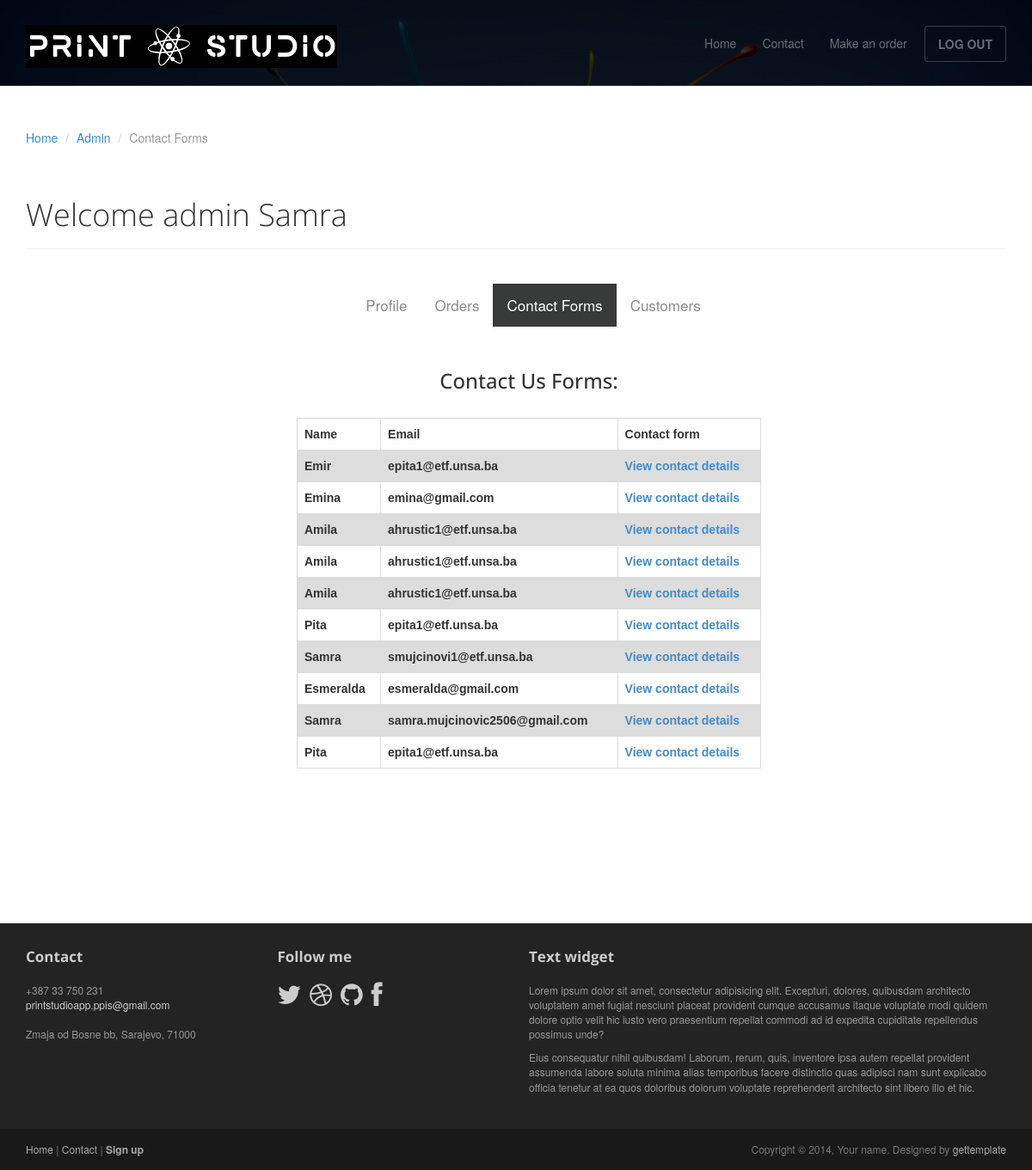
The app's page /listContactForms/ (signed in), older data.
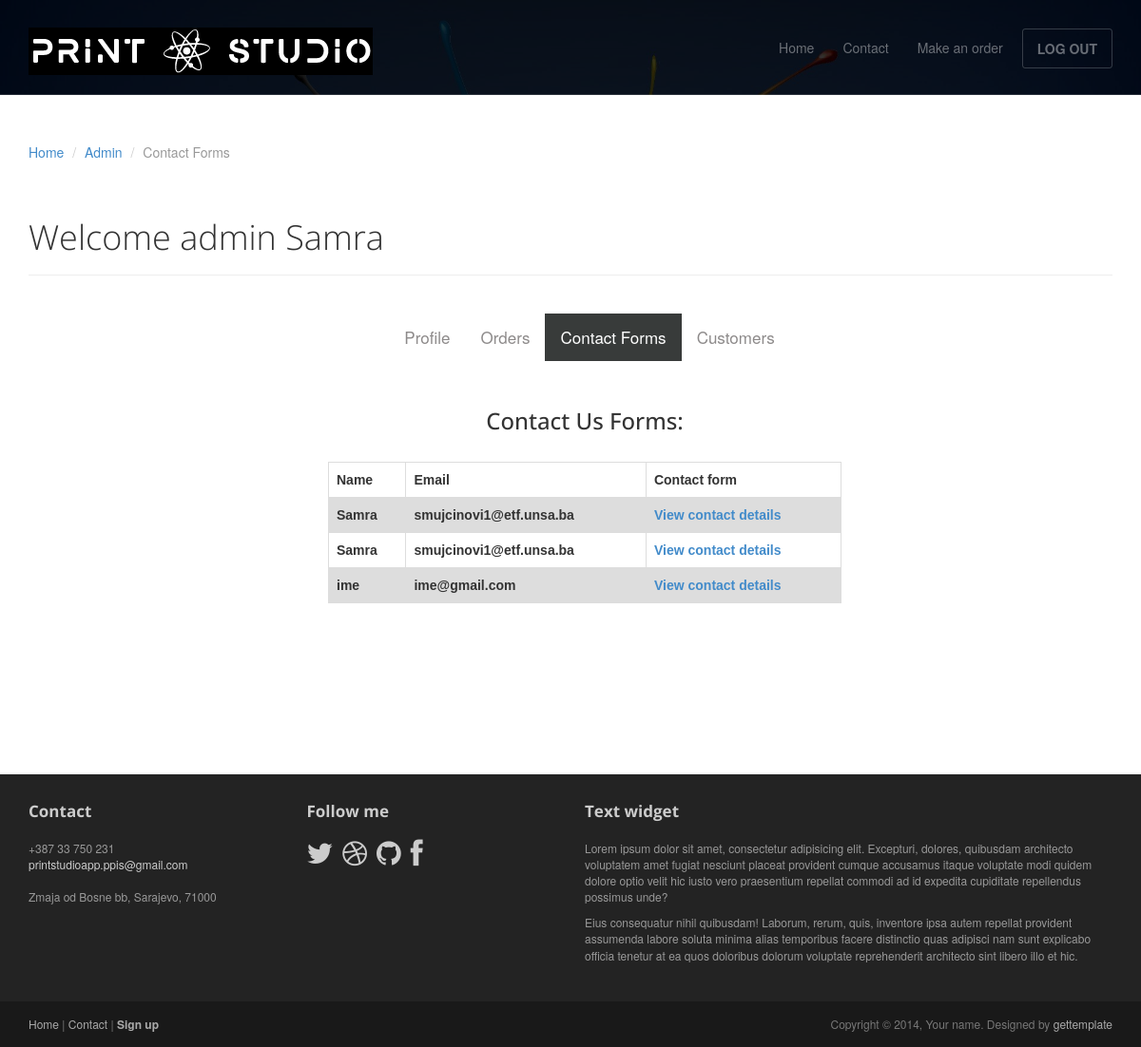
The same page, newer data.
### printStudioApp/models.py (models this page shows, shortened)
class ContactUsForm(models.Model):
    name = models.CharField(max_length=20)
    email = models.EmailField(unique=False)
    message = models.CharField(max_length=500)
    created_at = models.DateTimeField(auto_now_add=False, blank=True, null=True)

### printStudioApp/decorators.py (the view)
        def wrapper_func(request, *args, **kwargs):
            group = None
            if request.user.groups.exists():
                group = request.user.groups.all()[0].name
            if group in allowed_roles:
                return view_func(request, *args, **kwargs)
            else:
                return HttpResponse('You are not authorized to view this page')

### printStudioApp/views.py (called while the page is built)
@unauthenticated_user
@login_required(login_url='login')
@allowed_users(['customer','admin'])
def listContactForms(request):
    context = {}
    contacts = ContactUsForm.objects.all().order_by('-created_at')
    if request.user.groups.all()[0].name == "admin":
        context = {'contacts': contacts }
    else:
        my_contactForms = ContactUsForm.objects.filter(email=request.user.email).order_by('-created_at')
        context = {'contacts':my_contactForms }
    return render(request, 'listContactForms.html', context)

### printStudioApp/templates/listContactForms.html (shortened to what the changed rows need)
{% load static %}
<!DOCTYPE html>
<html lang="en">
<head>
	<link rel="stylesheet" href={% static 'css/bootstrap.min.css' %}>
	<link rel="stylesheet" href={% static 'css/font-awesome.min.css' %}>
	<link rel="stylesheet" href={% static 'css/bootstrap-theme.css' %} media="screen" >
	<link rel="stylesheet" href={% static 'css/main.css' %}>
</head>
<body>
	<div class="container">
		<br>
		  <br>
        <header class="page-header">
			{% if request.user.groups.all.0.name == "admin"%}
            <h1 class="page-title">Welcome admin {{request.user.first_name}}</h1>
			{% else %}
			<h1 class="page-title">Welcome {{request.user.first_name}}</h1>
			{% endif %}
        </header>
		<br>
        <br>
		<div class="container">
              <div class="col-sm-6 point-1">
                <br>
                <table>
					<tr>
						<th>Name</th>
						<th>Email</th>
						<th>Contact form</th>
					</tr>
                    {% for contact in contacts %}
                    <tr>
                        <th> {{ contact.name }} </th>
                        <th> {{ contact.email }} </th>
                        <th> <a href="{% url 'viewContactDetails' contact.id%}">View contact details</a> </th>
                    </tr>
                    {% endfor %}
                </table>
              </div>
          </div>
	</div>
	<br><br><br><br><br><br>
</body>
</html>

Row changes from the older to the newer data that the page shows:
removed ContactUsForm: name "Emir", email "epita1@etf.unsa.ba"
removed ContactUsForm: name "Emina", email "emina@gmail.com"
removed ContactUsForm: name "Amila", email "ahrustic1@etf.unsa.ba"
removed ContactUsForm: name "Amila", email "ahrustic1@etf.unsa.ba"
removed ContactUsForm: name "Amila", email "ahrustic1@etf.unsa.ba"
removed ContactUsForm: name "Pita", email "epita1@etf.unsa.ba"
removed ContactUsForm: name "Esmeralda", email "esmeralda@gmail.com"
removed ContactUsForm: name "Samra", email "samra.mujcinovic2506@gmail.com"
removed ContactUsForm: name "Pita", email "epita1@etf.unsa.ba"
added ContactUsForm: name "Samra", email "smujcinovi1@etf.unsa.ba"
added ContactUsForm: name "ime", email "ime@gmail.com"
